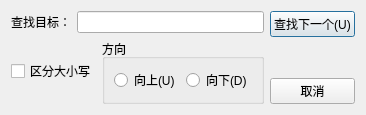
<?xml version="1.0" encoding="UTF-8"?>
<ui version="4.0">
 <class>SearchDialog</class>
 <widget class="QDialog" name="SearchDialog">
  <property name="geometry">
   <rect>
    <x>0</x>
    <y>0</y>
    <width>361</width>
    <height>98</height>
   </rect>
  </property>
  <property name="windowTitle">
   <string>查找</string>
  </property>
  <layout class="QHBoxLayout" name="horizontalLayout_4">
   <item>
    <layout class="QVBoxLayout" name="verticalLayout_2">
     <item>
      <layout class="QHBoxLayout" name="horizontalLayout">
       <item>
        <widget class="QLabel" name="label">
         <property name="text">
          <string>查找目标：</string>
         </property>
        </widget>
       </item>
       <item>
        <widget class="QLineEdit" name="searchText"/>
       </item>
      </layout>
     </item>
     <item>
      <layout class="QHBoxLayout" name="horizontalLayout_3">
       <item>
        <widget class="QCheckBox" name="cbCaseSensetive">
         <property name="text">
          <string>区分大小写</string>
         </property>
        </widget>
       </item>
       <item>
        <widget class="QGroupBox" name="groupBox">
         <property name="title">
          <string>方向</string>
         </property>
         <layout class="QHBoxLayout" name="horizontalLayout_2">
          <item>
           <widget class="QRadioButton" name="rbUp">
            <property name="text">
             <string>向上(U)</string>
            </property>
           </widget>
          </item>
          <item>
           <widget class="QRadioButton" name="rbDown">
            <property name="text">
             <string>向下(D)</string>
            </property>
           </widget>
          </item>
         </layout>
        </widget>
       </item>
      </layout>
     </item>
    </layout>
   </item>
   <item>
    <layout class="QVBoxLayout" name="verticalLayout">
     <item>
      <widget class="QPushButton" name="btFindNext">
       <property name="text">
        <string>查找下一个(U)</string>
       </property>
      </widget>
     </item>
     <item>
      <spacer name="verticalSpacer">
       <property name="orientation">
        <enum>Qt::Orientation::Vertical</enum>
       </property>
       <property name="sizeHint" stdset="0">
        <size>
         <width>20</width>
         <height>40</height>
        </size>
       </property>
      </spacer>
     </item>
     <item>
      <widget class="QPushButton" name="btCancel">
       <property name="text">
        <string>取消</string>
       </property>
      </widget>
     </item>
    </layout>
   </item>
  </layout>
 </widget>
 <resources/>
 <connections/>
</ui>
